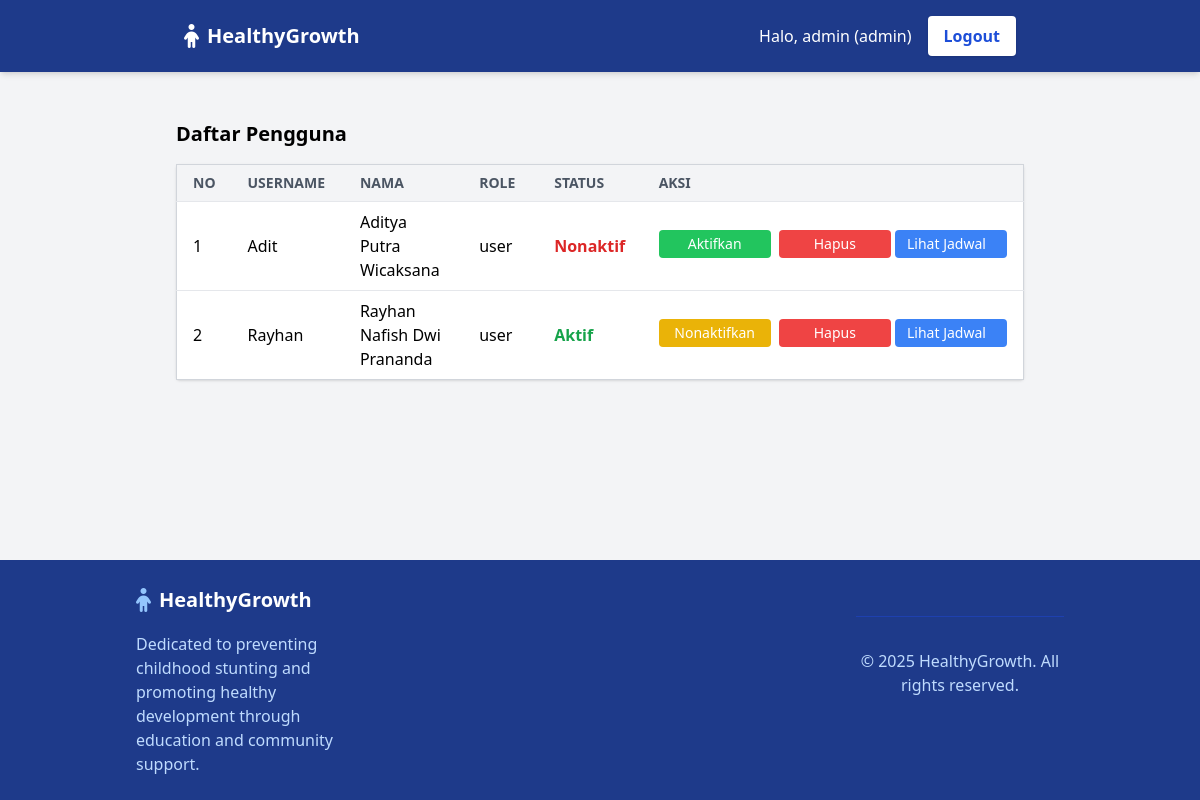
/dashboard/ (signed in), run on an earlier commit of the app's database.
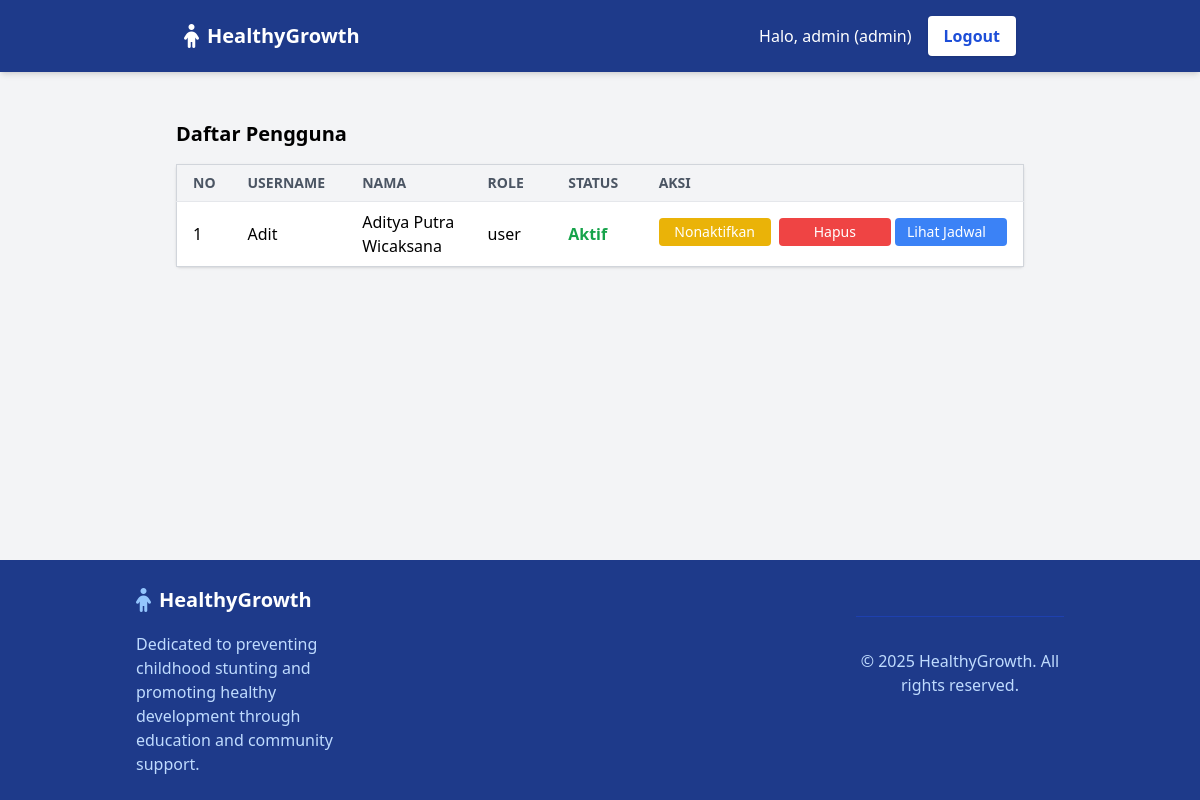
And on a later commit of the database.
### akun/models.py (models this page shows, shortened)
class User(AbstractBaseUser, PermissionsMixin):
    ROLE_CHOICES = [
        ('admin', 'Admin'),
        ('user', 'User'),
    ]
    username = models.CharField(max_length=150, unique=True)
    nama = models.CharField(max_length=255)
    role = models.CharField(max_length=10, choices=ROLE_CHOICES, default='user')
    is_active = models.BooleanField(default=True)
    is_staff = models.BooleanField(default=False)
    objects = CustomUserManager()
    USERNAME_FIELD = 'username'
    REQUIRED_FIELDS = ['nama']

### akun/views.py (the view, shortened to what this page needs)
# urls.py: path('dashboard/', dashboard_view, name='dashboard'),
def dashboard_view(request):
    context = {
        'nama': request.user.nama,
        'role': request.user.role,
    }
    if request.user.role == 'admin':
        users = User.objects.exclude(id=request.user.id)
        context['users'] = users
    return render(request, 'page/dashboard.html', context)

### akun/templates/page/dashboard.html (shortened to what this page needs)
<!DOCTYPE html>
<html lang="en">
<head>
    <script src="https://cdn.tailwindcss.com"></script>
    <link rel="stylesheet" href="https://cdnjs.cloudflare.com/ajax/libs/font-awesome/6.5.0/css/all.min.css" />
</head>
<body class="bg-gray-100 min-h-screen flex flex-col">
    {% include 'component/navbar_dashboard.html' %}
    <main class="flex-grow container mx-auto p-6">
        {% if request.user.role == 'admin' %}
        {% include 'fragment/admin_dashboard.html' %}
        {% else %}
        {% include 'fragment/user_dashboard.html' %}
        {% endif %}
    </main>
    {% include 'component/footer_dashboard.html' %}
</body>
</html>

### akun/templates/fragment/admin_dashboard.html (shortened to what this page needs)
<div class="mt-6 px-16">
    <h2 class="text-xl font-semibold mb-4">Daftar Pengguna</h2>
    <table class="table-fixed min-w-full bg-white border border-gray-300 rounded shadow">
        <thead>
            <tr class="bg-gray-100 text-left text-sm uppercase text-gray-600">
                <th class="w-10 py-2 px-4 border-b">No</th>
                <th class="w-32 py-2 px-4 border-b">Username</th>
                <th class="w-40 py-2 px-4 border-b">Nama</th>
                <th class="w-28 py-2 px-4 border-b">Role</th>
                <th class="w-28 py-2 px-4 border-b">Status</th>
                <th class="w-64 py-2 px-4 border-b">Aksi</th>
            </tr>
        </thead>
        <tbody>
            {% for user in users %}
            <tr class="border-t hover:bg-gray-50">
                <td class="py-2 px-4">{{ forloop.counter }}</td>
                <td class="py-2 px-4">{{ user.username }}</td>
                <td class="py-2 px-4">{{ user.nama }}</td>
                <td class="py-2 px-4">{{ user.role }}</td>
                <td class="py-2 px-4">
                    {% if user.is_active %}
                        <span class="text-green-600 font-semibold">Aktif</span>
                    {% else %}
                        <span class="text-red-600 font-semibold">Nonaktif</span>
                    {% endif %}
                </td>
                <td class="py-2 px-4 whitespace-nowrap">
                    {% if user != request.user %}
                        <form action="{% url 'toggle_user_status' user.id %}" method="post" class="inline">
                            {% if user.is_active %}
                                <button type="submit"
                                    class="w-28 text-sm bg-yellow-500 hover:bg-yellow-600 text-white px-3 py-1 rounded font-medium">
                                    Nonaktifkan
                                </button>
                            {% else %}
                                <button type="submit"
                                    class="w-28 text-sm bg-green-500 hover:bg-green-600 text-white px-3 py-1 rounded font-medium">
                                    Aktifkan
                                </button>
                            {% endif %}
                        </form>
                        <form action="{% url 'delete_user' user.id %}" method="post" class="inline ml-1"
                            onsubmit="return confirm('Yakin ingin menghapus pengguna ini?');">
                            <button type="submit"
                                class="w-28 text-sm bg-red-500 hover:bg-red-600 text-white px-3 py-1 rounded font-medium">
                                Hapus
                            </button>
                        </form>
                        <a href="{% url 'view_user_jadwal' user.id %}" class="inline-block w-28 text-sm bg-blue-500 hover:bg-blue-600 text-white px-3 py-1 rounded font-medium mb-1">
                             Lihat Jadwal
                        </a>
                    {% else %}
                        <span class="text-gray-500 text-sm">Akun Anda</span>
                    {% endif %}
                </td>
            </tr>
            {% empty %}
            <tr>
                <td colspan="6" class="py-4 px-4 text-center">Belum ada pengguna.</td>
            </tr>
            {% endfor %}
        </tbody>
    </table>
</div>

What changed in the data, as far as the page shows it:
removed User: username "Rayhan", nama "Rayhan Nafish Dwi Prananda", role "user", is_active "Aktif", shows "Hapus"
changed User "Adit": is_active "Nonaktif Aktifkan" → "Aktif Nonaktifkan"
